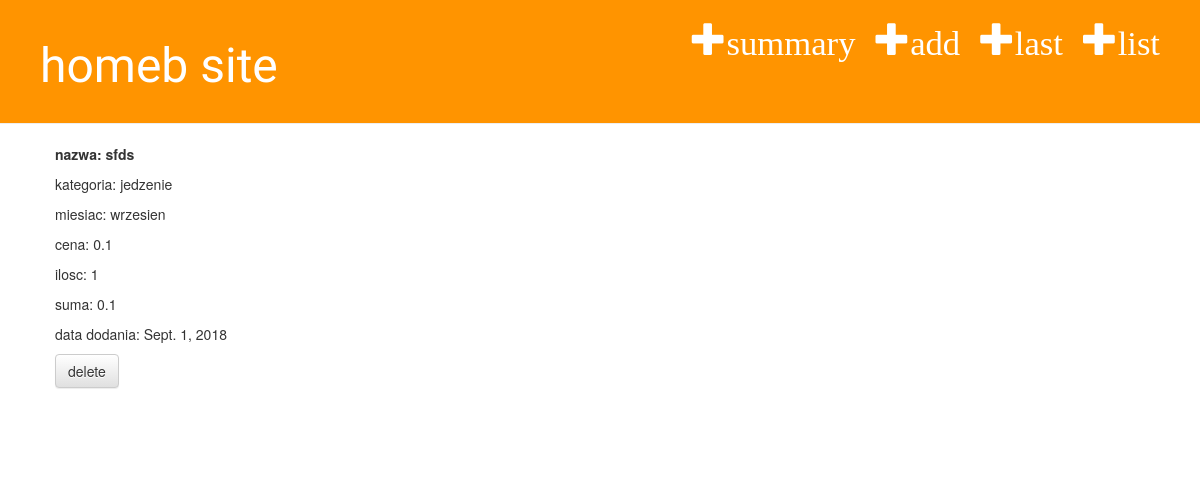
Screenshot of /zakup/67/ with the database file from the repository.
### homeb_app/models.py (models this page shows, shortened)
class Zakup(models.Model):
    category = models.ForeignKey(Kategoria, on_delete=models.CASCADE, default=1)
    month = models.ForeignKey(Miesiac, on_delete=models.CASCADE)
    year = models.IntegerField()
    name = models.CharField(max_length=30)
    price = models.FloatField(default=0.1)
    quantity = models.IntegerField(default=1)
    total= models.FloatField(default=0.1)
    date = models.DateField(auto_now_add=True, blank=True)
    def amount(self):
        value = (self.price * self.quantity)
        return value

class Kategoria(models.Model):
    name = models.CharField(max_length=30)
    def __str__(self):
        return self.name

class Miesiac(models.Model):
    name = models.CharField(max_length=15)
    def __str__(self):
        return self.name

### homeb_app/views.py (the view)
# urls.py: path('zakup/<int:pk>/', views.zakup_detail, name='zakup_detail'),
def zakup_detail(request, pk):
    zakup = get_object_or_404(Zakup, pk=pk)
    return render(request, 'homeb_app/zakup_detail.html', {'zakup': zakup })

### homeb_app/templates/homeb_app/zakup_detail.html (shortened to what this page needs)
{% extends 'homeb_app/base.html' %}
{% block content %}
    <div class="post">
        <p><b>nazwa: {{ zakup.name }}</b></p>
        <p>kategoria: {{ zakup.category }}</p>
        <p>miesiac: {{ zakup.month }}</p>
        <p>cena: {{ zakup.price }}</p>
        <p>ilosc: {{ zakup.quantity }}</p>
        <p>suma: {{ zakup.amount }}</p>
        <p>data dodania: {{ zakup.date }}</p>
        <form method="POST" class="post-form" action="{% url 'zakup_delete'  zakup.pk %}">
            <button type="submit" class="btn btn-default">delete</button>
        </form>
    </div>
{% endblock %}

### homeb_app/static/css/homeb.css (style rules this page uses)
.post { margin-bottom: 70px; }

### rows the page displays
Zakup: name "sfds", category "jedzenie", month "wrzesien", price "0.1", quantity "1", amount "0.1", date "Sept. 1, 2018"
